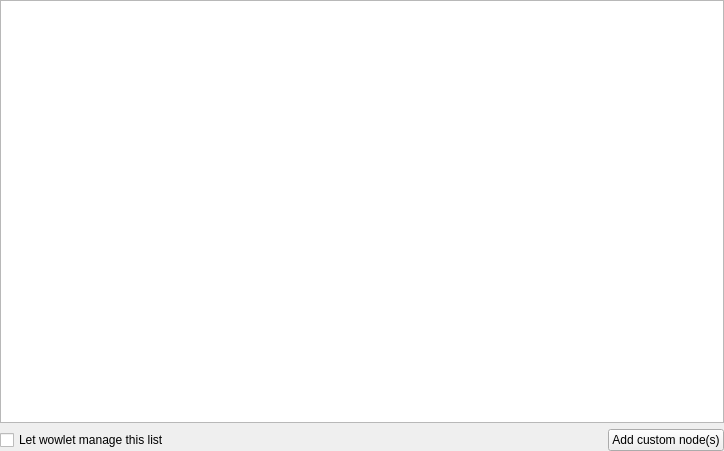
<?xml version="1.0" encoding="UTF-8"?>
<ui version="4.0">
 <class>NodeWidget</class>
 <widget class="QWidget" name="NodeWidget">
  <property name="geometry">
   <rect>
    <x>0</x>
    <y>0</y>
    <width>724</width>
    <height>451</height>
   </rect>
  </property>
  <property name="windowTitle">
   <string>Form</string>
  </property>
  <layout class="QVBoxLayout" name="verticalLayout">
   <property name="leftMargin">
    <number>0</number>
   </property>
   <property name="topMargin">
    <number>0</number>
   </property>
   <property name="rightMargin">
    <number>0</number>
   </property>
   <property name="bottomMargin">
    <number>0</number>
   </property>
   <item>
    <widget class="QStackedWidget" name="stackedWidget">
     <property name="currentIndex">
      <number>0</number>
     </property>
     <widget class="QWidget" name="page_websocket">
      <layout class="QVBoxLayout" name="verticalLayout_3">
       <property name="leftMargin">
        <number>0</number>
       </property>
       <property name="topMargin">
        <number>0</number>
       </property>
       <property name="rightMargin">
        <number>0</number>
       </property>
       <property name="bottomMargin">
        <number>0</number>
       </property>
       <item>
        <widget class="QTreeView" name="treeView_websocket">
         <property name="rootIsDecorated">
          <bool>false</bool>
         </property>
         <attribute name="headerStretchLastSection">
          <bool>false</bool>
         </attribute>
        </widget>
       </item>
      </layout>
     </widget>
     <widget class="QWidget" name="page_custom">
      <layout class="QVBoxLayout" name="verticalLayout_2">
       <property name="leftMargin">
        <number>0</number>
       </property>
       <property name="topMargin">
        <number>0</number>
       </property>
       <property name="rightMargin">
        <number>0</number>
       </property>
       <property name="bottomMargin">
        <number>0</number>
       </property>
       <item>
        <widget class="QTreeView" name="treeView_custom">
         <property name="rootIsDecorated">
          <bool>false</bool>
         </property>
        </widget>
       </item>
      </layout>
     </widget>
    </widget>
   </item>
   <item>
    <layout class="QHBoxLayout" name="horizontalLayout_2">
     <item>
      <widget class="QCheckBox" name="checkBox_websocketList">
       <property name="text">
        <string>Let wowlet manage this list</string>
       </property>
      </widget>
     </item>
     <item>
      <spacer name="horizontalSpacer">
       <property name="orientation">
        <enum>Qt::Horizontal</enum>
       </property>
       <property name="sizeType">
        <enum>QSizePolicy::MinimumExpanding</enum>
       </property>
       <property name="sizeHint" stdset="0">
        <size>
         <width>25</width>
         <height>0</height>
        </size>
       </property>
      </spacer>
     </item>
     <item>
      <widget class="QFrame" name="frame_addCustomNodes">
       <property name="frameShape">
        <enum>QFrame::NoFrame</enum>
       </property>
       <property name="frameShadow">
        <enum>QFrame::Raised</enum>
       </property>
       <layout class="QHBoxLayout" name="horizontalLayout">
        <property name="leftMargin">
         <number>0</number>
        </property>
        <property name="topMargin">
         <number>0</number>
        </property>
        <property name="rightMargin">
         <number>0</number>
        </property>
        <property name="bottomMargin">
         <number>0</number>
        </property>
        <item>
         <widget class="QPushButton" name="btn_addCustomNodes">
          <property name="text">
           <string>Add custom node(s)</string>
          </property>
         </widget>
        </item>
       </layout>
      </widget>
     </item>
    </layout>
   </item>
  </layout>
 </widget>
 <resources/>
 <connections/>
</ui>
